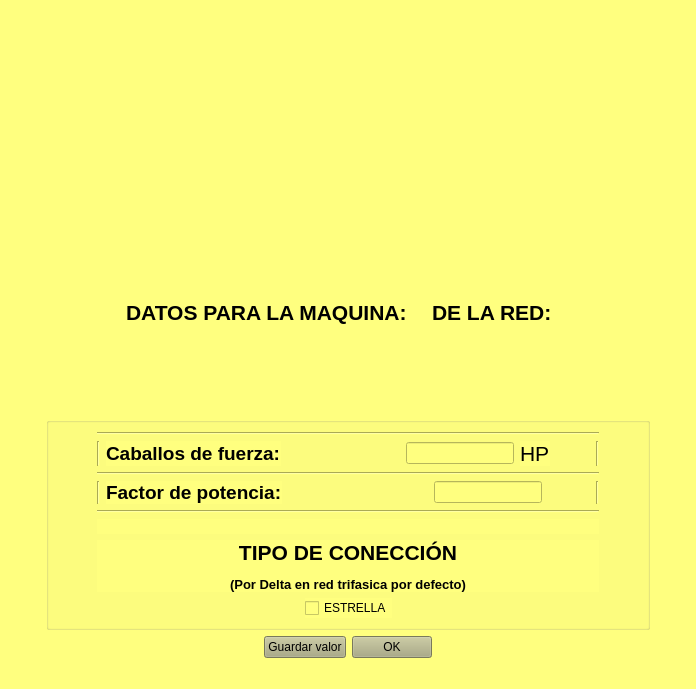
<?xml version="1.0" encoding="UTF-8"?>
<ui version="4.0">
 <class>MainWindow</class>
 <widget class="QMainWindow" name="MainWindow">
  <property name="geometry">
   <rect>
    <x>0</x>
    <y>0</y>
    <width>696</width>
    <height>689</height>
   </rect>
  </property>
  <property name="windowTitle">
   <string>MainWindow</string>
  </property>
  <property name="styleSheet">
   <string notr="true">background-color: rgb(255, 255, 127);</string>
  </property>
  <widget class="QWidget" name="centralwidget">
   <layout class="QGridLayout" name="gridLayout_2">
    <item row="0" column="0">
     <spacer name="horizontalSpacer_7">
      <property name="orientation">
       <enum>Qt::Horizontal</enum>
      </property>
      <property name="sizeHint" stdset="0">
       <size>
        <width>40</width>
        <height>20</height>
       </size>
      </property>
     </spacer>
    </item>
    <item row="0" column="3">
     <spacer name="horizontalSpacer_8">
      <property name="orientation">
       <enum>Qt::Horizontal</enum>
      </property>
      <property name="sizeHint" stdset="0">
       <size>
        <width>40</width>
        <height>20</height>
       </size>
      </property>
     </spacer>
    </item>
    <item row="0" column="2">
     <layout class="QVBoxLayout" name="verticalLayout_3">
      <item>
       <widget class="QLabel" name="label_3">
        <property name="font">
         <font>
          <pointsize>10</pointsize>
         </font>
        </property>
        <property name="styleSheet">
         <string notr="true">image: url(:/Logo/LogoU.png);</string>
        </property>
        <property name="text">
         <string/>
        </property>
       </widget>
      </item>
      <item>
       <layout class="QHBoxLayout" name="horizontalLayout_8">
        <item>
         <layout class="QHBoxLayout" name="horizontalLayout_9">
          <item>
           <spacer name="horizontalSpacer_20">
            <property name="orientation">
             <enum>Qt::Horizontal</enum>
            </property>
            <property name="sizeHint" stdset="0">
             <size>
              <width>40</width>
              <height>20</height>
             </size>
            </property>
           </spacer>
          </item>
          <item>
           <widget class="QLabel" name="label_6">
            <property name="font">
             <font>
              <pointsize>16</pointsize>
              <weight>75</weight>
              <bold>true</bold>
             </font>
            </property>
            <property name="text">
             <string>DATOS PARA LA MAQUINA:</string>
            </property>
           </widget>
          </item>
          <item>
           <widget class="QLabel" name="datos_red">
            <property name="font">
             <font>
              <pointsize>16</pointsize>
              <weight>75</weight>
              <bold>true</bold>
             </font>
            </property>
            <property name="text">
             <string/>
            </property>
           </widget>
          </item>
          <item>
           <widget class="QLabel" name="label_5">
            <property name="font">
             <font>
              <pointsize>16</pointsize>
              <weight>75</weight>
              <bold>true</bold>
             </font>
            </property>
            <property name="text">
             <string>DE LA RED:</string>
            </property>
           </widget>
          </item>
          <item>
           <widget class="QLabel" name="datos_maquinas">
            <property name="font">
             <font>
              <pointsize>16</pointsize>
              <weight>75</weight>
              <bold>true</bold>
             </font>
            </property>
            <property name="text">
             <string/>
            </property>
           </widget>
          </item>
          <item>
           <spacer name="horizontalSpacer_21">
            <property name="orientation">
             <enum>Qt::Horizontal</enum>
            </property>
            <property name="sizeHint" stdset="0">
             <size>
              <width>40</width>
              <height>20</height>
             </size>
            </property>
           </spacer>
          </item>
         </layout>
        </item>
       </layout>
      </item>
      <item>
       <widget class="QGroupBox" name="groupBox">
        <property name="font">
         <font>
          <family>MS Shell Dlg 2</family>
          <pointsize>10</pointsize>
          <weight>75</weight>
          <bold>true</bold>
         </font>
        </property>
        <property name="title">
         <string/>
        </property>
        <layout class="QGridLayout" name="gridLayout">
         <item row="1" column="2">
          <spacer name="horizontalSpacer_9">
           <property name="orientation">
            <enum>Qt::Horizontal</enum>
           </property>
           <property name="sizeHint" stdset="0">
            <size>
             <width>40</width>
             <height>20</height>
            </size>
           </property>
          </spacer>
         </item>
         <item row="1" column="1">
          <layout class="QVBoxLayout" name="verticalLayout_2">
           <item>
            <widget class="Line" name="line">
             <property name="orientation">
              <enum>Qt::Horizontal</enum>
             </property>
            </widget>
           </item>
           <item>
            <layout class="QHBoxLayout" name="horizontalLayout_3">
             <item>
              <widget class="Line" name="line_2">
               <property name="orientation">
                <enum>Qt::Vertical</enum>
               </property>
              </widget>
             </item>
             <item>
              <widget class="QLabel" name="label_2">
               <property name="font">
                <font>
                 <family>MS Shell Dlg 2</family>
                 <pointsize>10</pointsize>
                </font>
               </property>
               <property name="text">
                <string>&lt;html&gt;&lt;head/&gt;&lt;body&gt;&lt;p&gt;&lt;span style=&quot; font-size:14pt; font-weight:600;&quot;&gt;Caballos de fuerza:&lt;/span&gt;&lt;/p&gt;&lt;/body&gt;&lt;/html&gt;</string>
               </property>
              </widget>
             </item>
             <item>
              <spacer name="horizontalSpacer">
               <property name="orientation">
                <enum>Qt::Horizontal</enum>
               </property>
               <property name="sizeHint" stdset="0">
                <size>
                 <width>40</width>
                 <height>20</height>
                </size>
               </property>
              </spacer>
             </item>
             <item>
              <spacer name="horizontalSpacer_14">
               <property name="orientation">
                <enum>Qt::Horizontal</enum>
               </property>
               <property name="sizeHint" stdset="0">
                <size>
                 <width>40</width>
                 <height>20</height>
                </size>
               </property>
              </spacer>
             </item>
             <item>
              <spacer name="horizontalSpacer_13">
               <property name="orientation">
                <enum>Qt::Horizontal</enum>
               </property>
               <property name="sizeHint" stdset="0">
                <size>
                 <width>40</width>
                 <height>20</height>
                </size>
               </property>
              </spacer>
             </item>
             <item>
              <widget class="QLineEdit" name="hpmaquina"/>
             </item>
             <item>
              <widget class="QLabel" name="label_7">
               <property name="font">
                <font>
                 <pointsize>16</pointsize>
                </font>
               </property>
               <property name="text">
                <string>HP</string>
               </property>
              </widget>
             </item>
             <item>
              <spacer name="horizontalSpacer_11">
               <property name="orientation">
                <enum>Qt::Horizontal</enum>
               </property>
               <property name="sizeHint" stdset="0">
                <size>
                 <width>40</width>
                 <height>20</height>
                </size>
               </property>
              </spacer>
             </item>
             <item>
              <widget class="Line" name="line_5">
               <property name="orientation">
                <enum>Qt::Vertical</enum>
               </property>
              </widget>
             </item>
            </layout>
           </item>
           <item>
            <widget class="Line" name="line_7">
             <property name="orientation">
              <enum>Qt::Horizontal</enum>
             </property>
            </widget>
           </item>
           <item>
            <layout class="QHBoxLayout" name="horizontalLayout_4">
             <item>
              <widget class="Line" name="line_3">
               <property name="orientation">
                <enum>Qt::Vertical</enum>
               </property>
              </widget>
             </item>
             <item>
              <widget class="QLabel" name="label">
               <property name="font">
                <font>
                 <pointsize>14</pointsize>
                 <weight>75</weight>
                 <bold>true</bold>
                </font>
               </property>
               <property name="text">
                <string>Factor de potencia:</string>
               </property>
              </widget>
             </item>
             <item>
              <spacer name="horizontalSpacer_10">
               <property name="orientation">
                <enum>Qt::Horizontal</enum>
               </property>
               <property name="sizeHint" stdset="0">
                <size>
                 <width>40</width>
                 <height>20</height>
                </size>
               </property>
              </spacer>
             </item>
             <item>
              <spacer name="horizontalSpacer_17">
               <property name="orientation">
                <enum>Qt::Horizontal</enum>
               </property>
               <property name="sizeHint" stdset="0">
                <size>
                 <width>40</width>
                 <height>20</height>
                </size>
               </property>
              </spacer>
             </item>
             <item>
              <spacer name="horizontalSpacer_18">
               <property name="orientation">
                <enum>Qt::Horizontal</enum>
               </property>
               <property name="sizeHint" stdset="0">
                <size>
                 <width>40</width>
                 <height>20</height>
                </size>
               </property>
              </spacer>
             </item>
             <item>
              <widget class="QLineEdit" name="fpmaquina"/>
             </item>
             <item>
              <spacer name="horizontalSpacer_12">
               <property name="orientation">
                <enum>Qt::Horizontal</enum>
               </property>
               <property name="sizeHint" stdset="0">
                <size>
                 <width>40</width>
                 <height>20</height>
                </size>
               </property>
              </spacer>
             </item>
             <item>
              <widget class="Line" name="line_6">
               <property name="orientation">
                <enum>Qt::Vertical</enum>
               </property>
              </widget>
             </item>
            </layout>
           </item>
           <item>
            <widget class="Line" name="line_4">
             <property name="orientation">
              <enum>Qt::Horizontal</enum>
             </property>
            </widget>
           </item>
           <item>
            <layout class="QHBoxLayout" name="horizontalLayout_5"/>
           </item>
           <item>
            <layout class="QVBoxLayout" name="verticalLayout">
             <item>
              <widget class="QLabel" name="label_Error">
               <property name="font">
                <font>
                 <pointsize>10</pointsize>
                </font>
               </property>
               <property name="text">
                <string/>
               </property>
              </widget>
             </item>
             <item>
              <widget class="QLabel" name="label_4">
               <property name="font">
                <font>
                 <pointsize>10</pointsize>
                </font>
               </property>
               <property name="text">
                <string>&lt;html&gt;&lt;head/&gt;&lt;body&gt;&lt;p align=&quot;center&quot;&gt;&lt;span style=&quot; font-size:16pt; font-weight:600;&quot;&gt;TIPO DE CONECCIÓN&lt;/span&gt;&lt;/p&gt;&lt;p align=&quot;center&quot;&gt;&lt;span style=&quot; font-weight:600;&quot;&gt;(Por Delta en red trifasica por defecto)&lt;/span&gt;&lt;/p&gt;&lt;/body&gt;&lt;/html&gt;</string>
               </property>
              </widget>
             </item>
             <item>
              <layout class="QHBoxLayout" name="horizontalLayout_2">
               <item>
                <spacer name="horizontalSpacer_3">
                 <property name="orientation">
                  <enum>Qt::Horizontal</enum>
                 </property>
                 <property name="sizeHint" stdset="0">
                  <size>
                   <width>40</width>
                   <height>20</height>
                  </size>
                 </property>
                </spacer>
               </item>
               <item>
                <widget class="QCheckBox" name="estrellaboton">
                 <property name="text">
                  <string>ESTRELLA</string>
                 </property>
                </widget>
               </item>
               <item>
                <spacer name="horizontalSpacer_5">
                 <property name="orientation">
                  <enum>Qt::Horizontal</enum>
                 </property>
                 <property name="sizeHint" stdset="0">
                  <size>
                   <width>40</width>
                   <height>20</height>
                  </size>
                 </property>
                </spacer>
               </item>
              </layout>
             </item>
            </layout>
           </item>
          </layout>
         </item>
         <item row="1" column="0">
          <spacer name="horizontalSpacer_6">
           <property name="orientation">
            <enum>Qt::Horizontal</enum>
           </property>
           <property name="sizeHint" stdset="0">
            <size>
             <width>40</width>
             <height>20</height>
            </size>
           </property>
          </spacer>
         </item>
         <item row="0" column="1">
          <layout class="QHBoxLayout" name="horizontalLayout_7"/>
         </item>
        </layout>
       </widget>
      </item>
      <item>
       <layout class="QHBoxLayout" name="horizontalLayout">
        <item>
         <spacer name="horizontalSpacer_4">
          <property name="orientation">
           <enum>Qt::Horizontal</enum>
          </property>
          <property name="sizeHint" stdset="0">
           <size>
            <width>40</width>
            <height>20</height>
           </size>
          </property>
         </spacer>
        </item>
        <item>
         <widget class="QPushButton" name="botonguardar">
          <property name="styleSheet">
           <string notr="true">background-color: rgb(170, 170, 127);</string>
          </property>
          <property name="text">
           <string>Guardar valor</string>
          </property>
         </widget>
        </item>
        <item>
         <widget class="QPushButton" name="okboton">
          <property name="palette">
           <palette>
            <active>
             <colorrole role="Button">
              <brush brushstyle="SolidPattern">
               <color alpha="255">
                <red>170</red>
                <green>170</green>
                <blue>127</blue>
               </color>
              </brush>
             </colorrole>
             <colorrole role="Light">
              <brush brushstyle="SolidPattern">
               <color alpha="255">
                <red>194</red>
                <green>194</green>
                <blue>194</blue>
               </color>
              </brush>
             </colorrole>
             <colorrole role="Base">
              <brush brushstyle="SolidPattern">
               <color alpha="255">
                <red>170</red>
                <green>170</green>
                <blue>127</blue>
               </color>
              </brush>
             </colorrole>
             <colorrole role="Window">
              <brush brushstyle="SolidPattern">
               <color alpha="255">
                <red>170</red>
                <green>170</green>
                <blue>127</blue>
               </color>
              </brush>
             </colorrole>
            </active>
            <inactive>
             <colorrole role="Button">
              <brush brushstyle="SolidPattern">
               <color alpha="255">
                <red>170</red>
                <green>170</green>
                <blue>127</blue>
               </color>
              </brush>
             </colorrole>
             <colorrole role="Light">
              <brush brushstyle="SolidPattern">
               <color alpha="255">
                <red>194</red>
                <green>194</green>
                <blue>194</blue>
               </color>
              </brush>
             </colorrole>
             <colorrole role="Base">
              <brush brushstyle="SolidPattern">
               <color alpha="255">
                <red>170</red>
                <green>170</green>
                <blue>127</blue>
               </color>
              </brush>
             </colorrole>
             <colorrole role="Window">
              <brush brushstyle="SolidPattern">
               <color alpha="255">
                <red>170</red>
                <green>170</green>
                <blue>127</blue>
               </color>
              </brush>
             </colorrole>
            </inactive>
            <disabled>
             <colorrole role="Button">
              <brush brushstyle="SolidPattern">
               <color alpha="255">
                <red>170</red>
                <green>170</green>
                <blue>127</blue>
               </color>
              </brush>
             </colorrole>
             <colorrole role="Light">
              <brush brushstyle="SolidPattern">
               <color alpha="255">
                <red>194</red>
                <green>194</green>
                <blue>194</blue>
               </color>
              </brush>
             </colorrole>
             <colorrole role="Base">
              <brush brushstyle="SolidPattern">
               <color alpha="255">
                <red>170</red>
                <green>170</green>
                <blue>127</blue>
               </color>
              </brush>
             </colorrole>
             <colorrole role="Window">
              <brush brushstyle="SolidPattern">
               <color alpha="255">
                <red>170</red>
                <green>170</green>
                <blue>127</blue>
               </color>
              </brush>
             </colorrole>
            </disabled>
           </palette>
          </property>
          <property name="styleSheet">
           <string notr="true">background-color: rgb(170, 170, 127);</string>
          </property>
          <property name="text">
           <string>OK</string>
          </property>
         </widget>
        </item>
        <item>
         <spacer name="horizontalSpacer_2">
          <property name="font">
           <font>
            <pointsize>10</pointsize>
           </font>
          </property>
          <property name="orientation">
           <enum>Qt::Horizontal</enum>
          </property>
          <property name="sizeHint" stdset="0">
           <size>
            <width>40</width>
            <height>20</height>
           </size>
          </property>
         </spacer>
        </item>
       </layout>
      </item>
     </layout>
    </item>
   </layout>
  </widget>
  <widget class="QMenuBar" name="menubar">
   <property name="geometry">
    <rect>
     <x>0</x>
     <y>0</y>
     <width>696</width>
     <height>21</height>
    </rect>
   </property>
  </widget>
  <widget class="QStatusBar" name="statusbar"/>
 </widget>
 <resources>
  <include location="LogoU.qrc"/>
 </resources>
 <connections/>
</ui>
